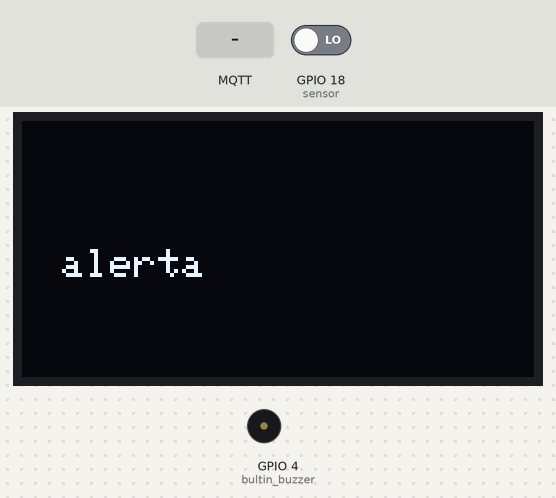
Recording of a sketch running on a simulated ESP32. Parts: 128×64 one-colour display, buzzer (waves = sounding, pin HIGH). The inputs (shaded band) are chosen by the test bench; at power-on: GPIO 18 (sensor) LOW. WiFi joins after 1.5 s; servers stay silent unless stated; the local clock reads 2024-03-15 10:24:30 at power-on unless the sketch sets it; no MQTT or app messages arrive unless stated; what the sketch prints to the serial monitor is not drawn.

Above: at 3.7 s.
3.8 s: GPIO 18 (sensor) driven HIGH
At 5.8 s:
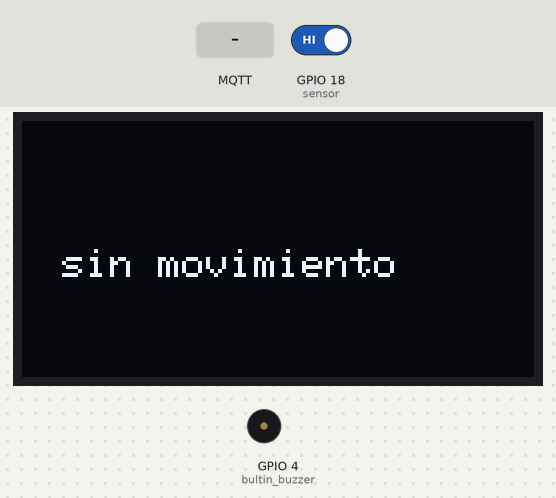
6.6 s: MQTT message "1" arrives on the first subscribed topic
At 9.2 s:
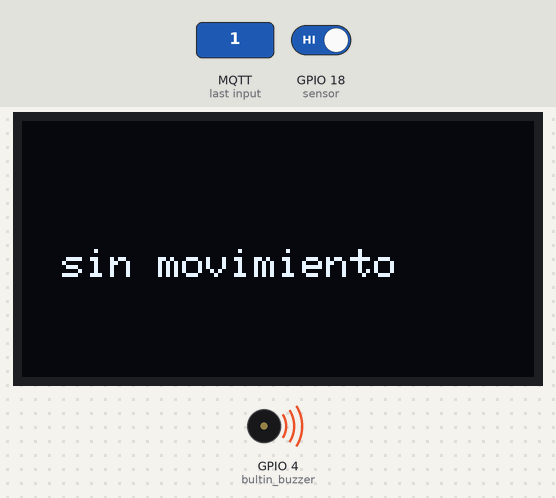
9.6 s: GPIO 18 (sensor) driven LOW
At 12.2 s:
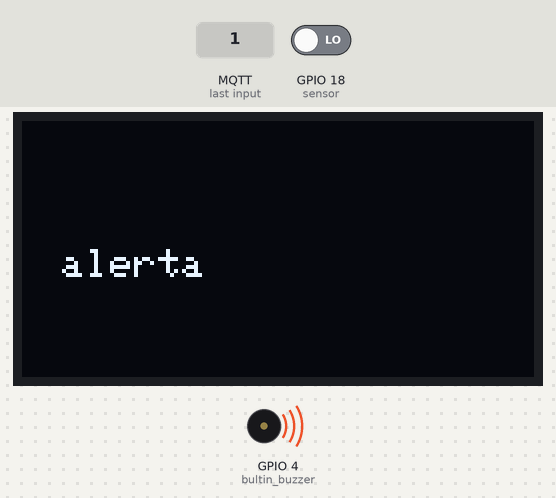
12.7 s: MQTT message "0" arrives on the first subscribed topic
At 15.6 s:
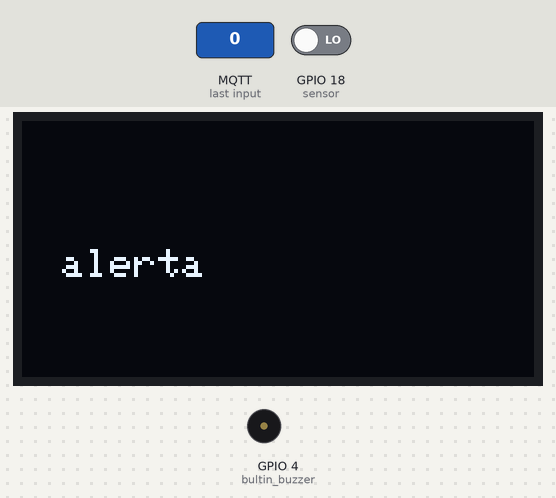
Timing chart, 0 to 17.1 s (numbered marks = the images above; inputs shaded):
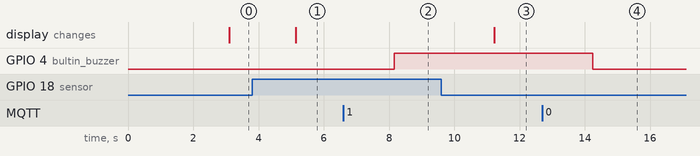

The sketch:

trabajo_final.2.ino
```cpp
#include <WiFi.h>
#include <time.h>
#include <stdint.h>
#include <PubSubClient.h> // Incluimos la biblioteca PubSubClient
#include <Adafruit_GFX.h>
#include <Adafruit_SSD1306.h>


#define ANCHO_PANTALLA 128
#define ALTO_PANTALLA 64
Adafruit_SSD1306 display(ANCHO_PANTALLA, ALTO_PANTALLA, &Wire, -1);

// WIFI
char* ssid = "Redmi Note 11 Pro 5G";
char* password = "yd96261885";

// servidor para fecha y hora
char* ntpServer = "es.pool.ntp.org";
// zona horaria
int32_t gmtOffset_sec = 3600;
// horario de verano
int32_t daylightOffset_sec = 0;

// Estructura para trabajar con ntp
struct tm timeinfo;

// MQTT Broker
char* mqtt_username="yaya";
char* mqtt_password="yd12" ;
char* mqtt_server = "broker.emqx.io"; // Ejemplo de broker público
int mqtt_port = 1883;

uint64_t bultin_buzzer = 4 ;
uint64_t sensor = 18;
uint64_t oledAddress = 0x3C; // Dirección I2C común para OLED de 128x64


WiFiClient espClient;
PubSubClient mqtt_client(espClient);


void callback(char* topic, byte* payload, unsigned int length) {
  Serial.print("Mensaje recibido en el tópico: ");
  Serial.println(topic);

 String message ;
 for(unsigned int i= 0; i < length; i++){
  message += (char)payload[i];
 }

  Serial.print("Mensaje:");
  Serial.println(message);

  if ( message == "1"){
    Serial.println("ON");
    digitalWrite(4,HIGH);
  }
  else if ( message == "0"){
    Serial.println("OFF");
    digitalWrite(4,LOW);
  }
}
 // Función para conectar a MQTT
void reconnect(){
  while (! mqtt_client.connected()) {
    Serial.print("Conectando a MQTT...");
    String client_Id = "ESP32-Client-" + String(WiFi.macAddress()); // Genera un ID de cliente único
    if (mqtt_client.connect(client_Id.c_str(), mqtt_username, mqtt_password)) {
      Serial.println("Conectado !");
      mqtt_client.subscribe("sensor/boton"); // Suscribirse al topic del LED
    } else {
      Serial.print("Error , código: ");
      Serial.println(mqtt_client.state());
      delay(5000);
    }
  }
}


void setup(){
  Serial.begin(115200);
  pinMode(bultin_buzzer,OUTPUT);
  pinMode(sensor,INPUT);
  Serial.println("Iniciando pantalla OLED");

  display.begin(SSD1306_SWITCHCAPVCC, 0x3C);
 // conectarWiFi();
  Serial.println("Conectando a WiFi...");
  WiFi.begin(ssid, password);
  while (WiFi.status()!= WL_CONNECTED) {
    delay(1000);
    Serial.print(".");
  }
  Serial.println("WiFi conectado");
  Serial.print("Dirección IP: ");
  Serial.println(WiFi.localIP());
  configTime(gmtOffset_sec, daylightOffset_sec, ntpServer);
  mqtt_client.setServer(mqtt_server, mqtt_port);
  mqtt_client.setCallback(callback);

}


void loop() {

  // Asegurar conexión a MQTT
  if (!mqtt_client.connected()) {
    reconnect();
  }
 mqtt_client.loop();//procesa mensajes mqtt
 getLocalTime(&timeinfo);
 Serial.println(&timeinfo, "%d-%m-%Y %H:%M:%S");
 String currentTime = String(timeinfo.tm_mday) +"/" +String(timeinfo.tm_mon + 1) + "/" + String(timeinfo.tm_year + 1900);
  if (mqtt_client.connected()) {
    mqtt_client.publish("sensor/hora","hola");
  }
delay(1000);
 // Comprobar el mensaje recibido
 uint64_t portvalue = digitalRead(sensor);
  if (portvalue == HIGH) {
    Serial.println("Alarma armada");
    display.clearDisplay();
    display.setTextSize(1);
    display.setTextColor(SSD1306_WHITE);
    display.setCursor(10, 32);
    display.printf("sin movimiento");
    display.display();
    mqtt_client.publish("sensor/movimiento", "Sin movimiento");
  }
  else if (portvalue == LOW) {
   Serial.println("Alarma desarmada");
   display.clearDisplay();
   display.setTextSize(1);
   display.setTextColor(SSD1306_WHITE);
   display.setCursor(10, 32);
   display.println("alerta");
   display.display();
   mqtt_client.publish("sensor/movimiento", "Movimiento detectado");

  }
delay(1000);
}
```

Measured:
- after the input at 3.8 s, the display: changes after 1.3 s (image 1)
- after the input at 6.6 s, GPIO 4 (bultin_buzzer): LOW → HIGH after 1.6 s
- after the input at 9.6 s, the display: changes after 1.6 s (image 3)
- after the input at 12.7 s, GPIO 4 (bultin_buzzer): HIGH → LOW after 1.5 s
